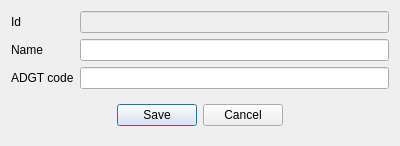
<?xml version="1.0" encoding="UTF-8"?>
<ui version="4.0">
 <class>DlgGoodsGroups</class>
 <widget class="QDialog" name="DlgGoodsGroups">
  <property name="geometry">
   <rect>
    <x>0</x>
    <y>0</y>
    <width>400</width>
    <height>137</height>
   </rect>
  </property>
  <property name="windowTitle">
   <string>Goods group</string>
  </property>
  <layout class="QGridLayout" name="gridLayout">
   <item row="0" column="0">
    <widget class="QLabel" name="label">
     <property name="text">
      <string>Id</string>
     </property>
    </widget>
   </item>
   <item row="0" column="1">
    <widget class="QLineEdit" name="leCode">
     <property name="enabled">
      <bool>false</bool>
     </property>
    </widget>
   </item>
   <item row="1" column="0">
    <widget class="QLabel" name="label_2">
     <property name="text">
      <string>Name</string>
     </property>
    </widget>
   </item>
   <item row="1" column="1">
    <widget class="QLineEdit" name="leName"/>
   </item>
   <item row="2" column="0">
    <widget class="QLabel" name="label_3">
     <property name="text">
      <string>ADGT code</string>
     </property>
    </widget>
   </item>
   <item row="2" column="1">
    <widget class="QLineEdit" name="leADGT"/>
   </item>
   <item row="3" column="0" colspan="2">
    <widget class="QWidget" name="widget" native="true">
     <layout class="QHBoxLayout" name="horizontalLayout">
      <item>
       <spacer name="horizontalSpacer">
        <property name="orientation">
         <enum>Qt::Horizontal</enum>
        </property>
        <property name="sizeHint" stdset="0">
         <size>
          <width>95</width>
          <height>20</height>
         </size>
        </property>
       </spacer>
      </item>
      <item>
       <widget class="QPushButton" name="btnOk">
        <property name="text">
         <string>Save</string>
        </property>
       </widget>
      </item>
      <item>
       <widget class="QPushButton" name="btnCancel">
        <property name="text">
         <string>Cancel</string>
        </property>
       </widget>
      </item>
      <item>
       <spacer name="horizontalSpacer_2">
        <property name="orientation">
         <enum>Qt::Horizontal</enum>
        </property>
        <property name="sizeHint" stdset="0">
         <size>
          <width>95</width>
          <height>20</height>
         </size>
        </property>
       </spacer>
      </item>
     </layout>
    </widget>
   </item>
  </layout>
 </widget>
 <resources/>
 <connections/>
</ui>
